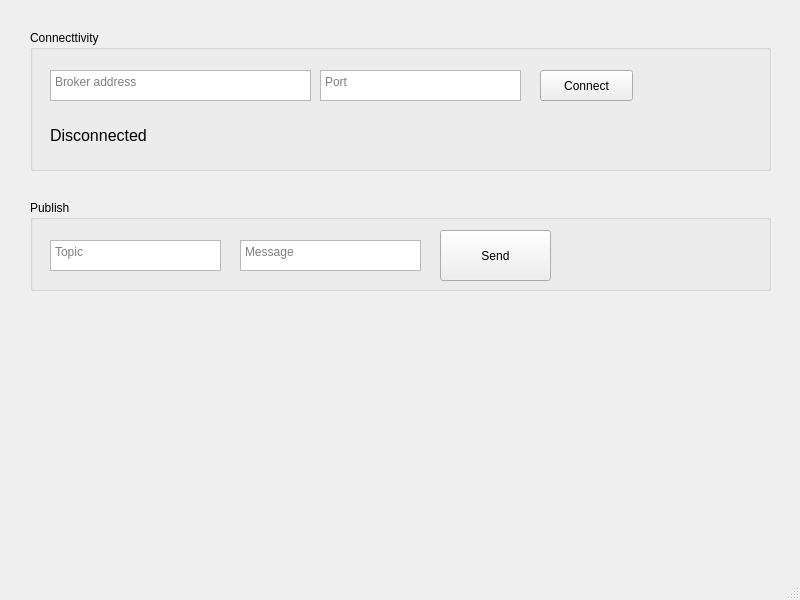
<?xml version="1.0" encoding="UTF-8"?>
<ui version="4.0">
 <class>MainWindow</class>
 <widget class="QMainWindow" name="MainWindow">
  <property name="geometry">
   <rect>
    <x>0</x>
    <y>0</y>
    <width>800</width>
    <height>600</height>
   </rect>
  </property>
  <property name="windowTitle">
   <string>MainWindow</string>
  </property>
  <widget class="QWidget" name="centralwidget">
   <widget class="QGroupBox" name="connectivityGroupBox">
    <property name="geometry">
     <rect>
      <x>30</x>
      <y>30</y>
      <width>741</width>
      <height>141</height>
     </rect>
    </property>
    <property name="title">
     <string>Connecttivity</string>
    </property>
    <widget class="QPushButton" name="connectButton">
     <property name="geometry">
      <rect>
       <x>510</x>
       <y>40</y>
       <width>93</width>
       <height>31</height>
      </rect>
     </property>
     <property name="text">
      <string>Connect</string>
     </property>
    </widget>
    <widget class="QTextEdit" name="brokerAddrTextbox">
     <property name="geometry">
      <rect>
       <x>20</x>
       <y>40</y>
       <width>261</width>
       <height>31</height>
      </rect>
     </property>
     <property name="placeholderText">
      <string>Broker address</string>
     </property>
    </widget>
    <widget class="QTextEdit" name="brokerPortTextbox">
     <property name="geometry">
      <rect>
       <x>290</x>
       <y>40</y>
       <width>201</width>
       <height>31</height>
      </rect>
     </property>
     <property name="placeholderText">
      <string>Port</string>
     </property>
    </widget>
    <widget class="QLabel" name="connectionStatusLabel">
     <property name="geometry">
      <rect>
       <x>20</x>
       <y>90</y>
       <width>171</width>
       <height>31</height>
      </rect>
     </property>
     <property name="font">
      <font>
       <pointsize>12</pointsize>
      </font>
     </property>
     <property name="text">
      <string>Disconnected</string>
     </property>
    </widget>
   </widget>
   <widget class="QGroupBox" name="groupBox_2">
    <property name="geometry">
     <rect>
      <x>30</x>
      <y>200</y>
      <width>741</width>
      <height>91</height>
     </rect>
    </property>
    <property name="title">
     <string>Publish</string>
    </property>
    <widget class="QTextEdit" name="topicTextbox">
     <property name="geometry">
      <rect>
       <x>20</x>
       <y>40</y>
       <width>171</width>
       <height>31</height>
      </rect>
     </property>
     <property name="placeholderText">
      <string>Topic</string>
     </property>
    </widget>
    <widget class="QTextEdit" name="messageTextbox">
     <property name="geometry">
      <rect>
       <x>210</x>
       <y>40</y>
       <width>181</width>
       <height>31</height>
      </rect>
     </property>
     <property name="placeholderText">
      <string>Message</string>
     </property>
    </widget>
    <widget class="QPushButton" name="sendMessageButton">
     <property name="geometry">
      <rect>
       <x>410</x>
       <y>30</y>
       <width>111</width>
       <height>51</height>
      </rect>
     </property>
     <property name="text">
      <string>Send</string>
     </property>
    </widget>
   </widget>
  </widget>
  <widget class="QMenuBar" name="menubar">
   <property name="geometry">
    <rect>
     <x>0</x>
     <y>0</y>
     <width>800</width>
     <height>26</height>
    </rect>
   </property>
  </widget>
  <widget class="QStatusBar" name="statusbar"/>
 </widget>
 <resources/>
 <connections/>
</ui>
